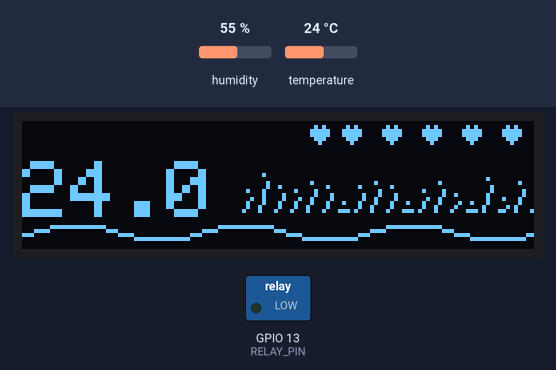
The sketch below on a simulated ESP8266 (NodeMCU). On the bench: 128×32 one-colour display, switched loads named in the sketch (green lamp = pin HIGH). The test bench sets the inputs (shaded band); at power-on: temperature 24 °C, humidity 55 %. Random numbers use the default seed unless the sketch sets one.

Above: at 6.2 s.
6.3 s: temperature set to 12 °C
At 7.9 s:
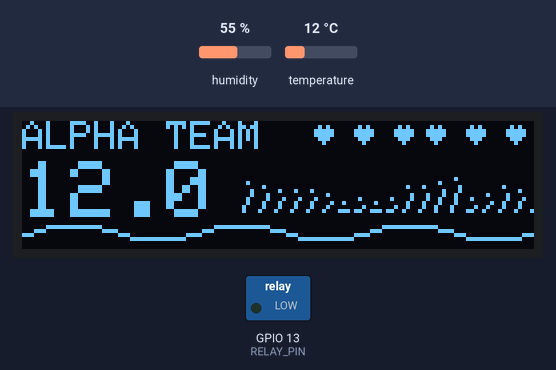
9.0 s: temperature set to 19 °C
At 9.41 s:
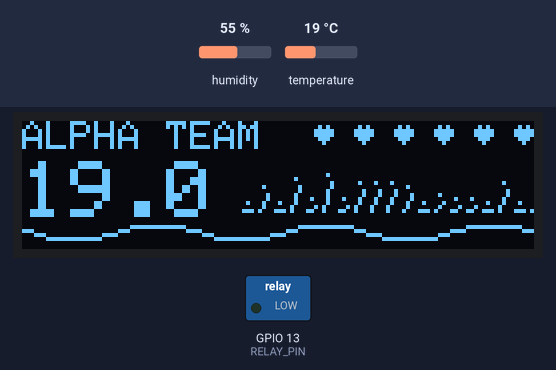
11.7 s: temperature set to 28 °C
At 13.33 s:
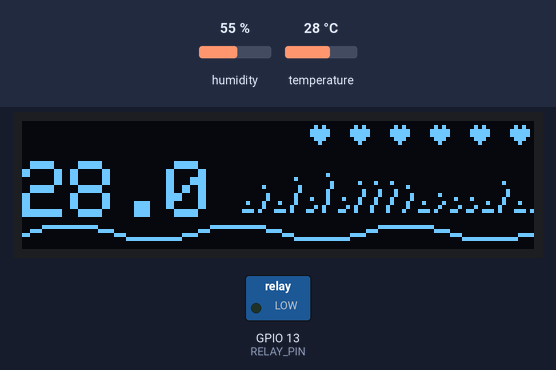

The sketch:

esp8266.ino
```cpp
//LAMPU OTOMATIS ALPHA TEAM
#include <SPI.h>
#include <Wire.h>
#include <Adafruit_GFX.h>
#include <Adafruit_SSD1306.h>
#include <DHT.h>

#define SCREEN_WIDTH 128
#define SCREEN_HEIGHT 32
Adafruit_SSD1306 display(SCREEN_WIDTH, SCREEN_HEIGHT, &Wire, -1);

#define DHTPIN 2
#define DHTTYPE DHT22
DHT dht(DHTPIN, DHTTYPE);

#define RELAY_PIN 13
const float AMBANG_SUHU = 30.0;

int xLove = 70; // Posisi awal animasi Love
int offsetGelombang = 0;
unsigned long lastApiMillis = 0; // Untuk kontrol kecepatan api

void setup() {
  Serial.begin(115200);
  Wire.begin(4, 5);
  dht.begin();

  if(!display.begin(SSD1306_SWITCHCAPVCC, 0x3C)) {
    for(;;);
  }

  unsigned long startTime = millis();
  while(millis() - startTime < 5000) {
    display.clearDisplay();
    if ((millis() / 150) % 2 == 0) {
      display.invertDisplay((millis() / 300) % 2);
      display.setTextSize(2);
      display.setTextColor(1);
      display.setCursor(5, 8);
      display.print("ALPHA TEAM");
    } else {
      display.clearDisplay();
    }
    display.display();
  }
  display.invertDisplay(false);

  pinMode(RELAY_PIN, INPUT);
}

// Fungsi bantu untuk menggambar hati (Love) TERISI PENUH (SOLID)
void drawLove(int16_t x, int16_t y) {
  // Baris 1
  display.drawPixel(x+1, y, 1); display.drawPixel(x+3, y, 1);
  // Baris 2
  display.drawFastHLine(x, y+1, 5, 1);
  // Baris 3
  display.drawFastHLine(x, y+2, 5, 1);
  // Baris 4
  display.drawFastHLine(x+1, y+3, 3, 1);
  // Baris 5
  display.drawPixel(x+2, y+4, 1);
}

void loop() {
  float t = dht.readTemperature();
  if (isnan(t)) return;

  if (t < AMBANG_SUHU) {
    pinMode(RELAY_PIN, OUTPUT);
    digitalWrite(RELAY_PIN, LOW);
  }
  else {
    pinMode(RELAY_PIN, INPUT);
  }

  display.clearDisplay();
  display.setTextColor(1);

  // HEADER: ALPHA TEAM
  if ((millis() / 200) % 2 == 0) {
    display.setTextSize(1);
    display.setCursor(0, 0);
    display.print("ALPHA TEAM");
  }

  // ANIMASI LOVE BERSAUTAN (70 - 128) - SEKARANG SOLID
  for (int i = 0; i < 6; i++) {
    int posLove = xLove + (i * 10);
    if (posLove > 125) posLove -= 58;
    drawLove(posLove, 1);
  }

  // Kecepatan gerak horizontal Love
  static unsigned long lastLoveMillis = 0;
  if (millis() - lastLoveMillis > 50) {
    xLove += 1;
    lastLoveMillis = millis();
  }
  if (xLove > 115) xLove = 70;

  // TAMPILAN SUHU (HANYA ANGKA)
  display.setTextSize(2);
  display.setCursor(0, 10);
  display.print(t, 1);

  // ANIMASI API DIBUAT SMOOTH DAN SLOW (Update tiap 200ms)
  static int seedApi = 0;
  if (millis() - lastApiMillis > 200) { // Angka 200ms untuk slow dan smooth
    seedApi = random(0, 100);
    lastApiMillis = millis();
  }

  randomSeed(seedApi);
  for (int fx = 55; fx < 128; fx += 4) {
    int noiseApi = random(0, 8);
    int startY = 22;
    display.drawLine(fx, startY, fx + 2, startY - noiseApi, 1);
    display.drawPixel(fx + 1, startY - noiseApi - 2, 1);
  }

  // WAVE ANIMATION
  for (int i = 0; i < 128; i++) {
    int yWave = 28 + 2 * sin((i + offsetGelombang) * 0.15);
    display.drawPixel(i, yWave, 1);
  }
  offsetGelombang += 3;

  display.display();
  delay(30);
}
```
